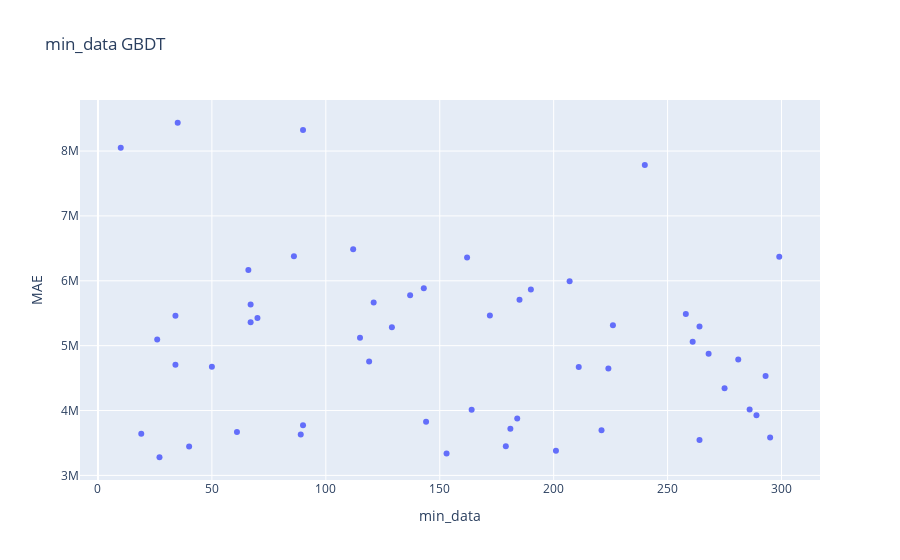

The cell this chart's notebook holds for it:
### Code cell
fig = go.Figure(data=go.Scatter(x = Y_gbdt, y = col, mode='markers'))
fig.update_layout(
    title = "min_data GBDT",
    xaxis_title = "min_data",
    yaxis_title = "MAE")
fig.show()
